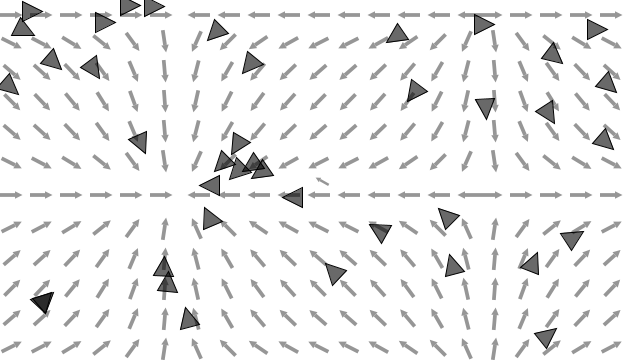
Frame 1 (no input)
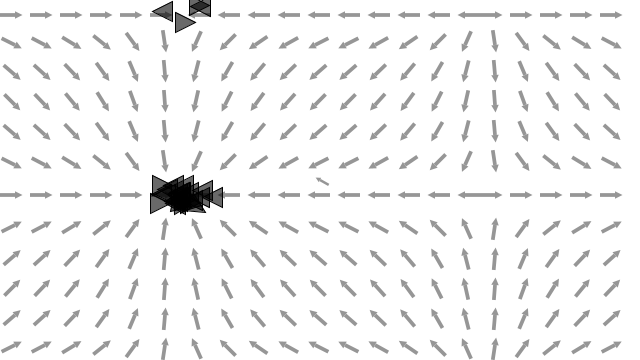
Frame 60 (the mouse pressed at the canvas centre just before this capture)
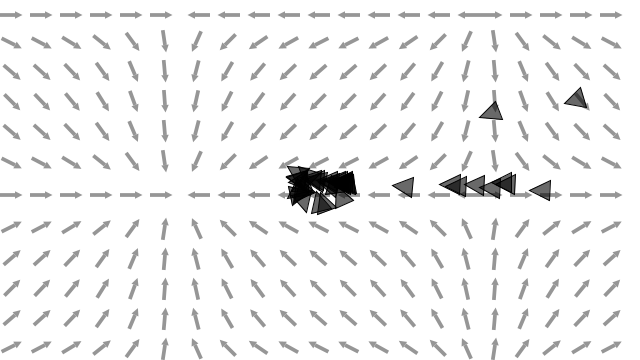
Frame 120 (the mouse held since frame 60 and released just before this capture)

The Processing sketch that drew these frames (run headless with seeded random() and noise(); from frame 60 on, the mouse is pressed at the canvas centre):

// Processing sketch: MultiFlowFieldFollowers
// ── MultiFlowFieldFollowers.pde




Vehicle car;
FlowField field;
ArrayList<Vehicle> cars;

void setup() {
   size(640, 360);
   cars = new ArrayList<Vehicle>();
   for(int i = 0; i<40; i++) 
     cars.add(new Vehicle(new PVector(random(width), random(height)), 2, 5, 1));
   car = new Vehicle(new PVector(width/2, height/2), 3, 5, 1);
   field = new FlowField(30, new PVectorGenerator() {
     
     float xoff = 0;
     float yoff = 0;
     int last_col = -1;
     public PVector get(int col, int row) {
       float theta_col = map(col, 0, int(width/30), 0,TWO_PI);
       float theta_row = map(row, 0, int(height/30), 0, TWO_PI);
       
       return new PVector(cos(theta_col), sin(theta_row));
     }
   });
}



void draw() {
  background(255);
  field.display();
  if(mousePressed) {
    for(Vehicle car : cars) {
    PVector mouse = new PVector(mouseX, mouseY);
    PVector toMouse = PVector.sub(mouse, car.location);
    toMouse.normalize();
    toMouse.mult(5);
    car.applyForce(toMouse); 
    }
  } else {
    car.follow(field);
    for(Vehicle car : cars) {
      car.follow(field);
    }
  }
  
 
  drawPVector(width/2, height/2, 20, new PVector( mouseX - width/2, mouseY - height/2));
  
  fill(0,0);
  rectMode(CORNERS);
  rect((float)30,(float)30,(float)width-30,(float) height-30); 
  
  //car.update();
  
  for(Vehicle car: cars) {
    car.update();
  }
}
// ── Classes.pde
class Vehicle {
  PVector location;
  PVector velocity;
  PVector acceleration;
  float mass;
  float maxspeed;
  float maxforce;

  void applyForce(PVector action) {
    PVector force = action.copy();
    force.limit(maxforce);
    force.div(mass);
    acceleration.add(force);
  }

  void step() {
    checkEdges();
    velocity.add(acceleration);

    velocity.limit(maxspeed);

    location.add(velocity);

    acceleration.mult(0);
  }

  void display() {
    float angle = velocity.heading();

    fill(0, 150);
    stroke(0);
    rectMode(CENTER);

    pushMatrix();

    translate(location.x, location.y);
    rotate(angle);

    triangle(mass*5, 0, -mass*5, mass*5, -mass*5, -mass*5);

    popMatrix();
  }

  void update() {
    step(); 
    display();
  }

  void follow(FlowField flow) {
   PVector desired = flow.lookup(location);
   desired.normalize();
   desired.mult(maxspeed);
    PVector steer = PVector.sub(desired, velocity);
    applyForce(steer);
  }
  
  void checkEdges() {
   if(location.x < 0) {
    PVector desired = new PVector(maxspeed, velocity.y);
    desired.limit(maxspeed);
    
    PVector steer = PVector.sub(desired, velocity);
    applyForce(steer);
   } else if(location.x > width) {
     
    PVector desired = new PVector(-maxspeed, velocity.y);
    desired.limit(maxspeed);
    
    PVector steer = PVector.sub(desired, velocity);
    applyForce(steer);
   }
   
   if(location.y < 0) {
     
    PVector desired = new PVector(velocity.x,maxspeed);
    desired.limit(maxspeed);
    
    PVector steer = PVector.sub(desired, velocity);
    applyForce(steer);
     
   } else if(location.y > height) {
    PVector desired = new PVector(velocity.x,-maxspeed);
    desired.limit(maxspeed);
    
    PVector steer = PVector.sub(desired, velocity);
    applyForce(steer);
      
   }
  }

  Vehicle(PVector location, float mass, float maxspeed, float maxforce) {
    this.location = location;
    this.velocity = new PVector();
    this.acceleration = new PVector();
    this.mass = mass;
    this.maxspeed = maxspeed;
    this.maxforce = maxforce;
  }
}


class FlowField {
  PVector[][] field;
  int cols;
  int rows;

  int resolution;

  FlowField(int resolution) {
    this.resolution = resolution;
    cols = width/resolution;
    rows = height/resolution;
    field = new PVector[cols][rows];
    for (int i = 0; i<cols; i++)
      for (int j = 0; j < rows; j++)
        field[i][j] = new PVector(1, 0);
  }
  
  FlowField(int resolution, PVectorGenerator gen) {
   this.resolution = resolution;
   cols = width/resolution;
   rows = height/resolution;
   field = new PVector[cols][rows];
   for(int i = 0; i<cols; i++) 
   for(int j = 0; j<rows; j++)
   field[i][j] = gen.get(i,j);
    
  }
  
  PVector lookup(PVector lookup) {
   int column = int(constrain(lookup.x/resolution, 0, cols-1));
   int row = int(constrain(lookup.y/resolution,0, rows-1));
   return field[column][row].get();
    
  }
  
  void display() {
    for(int i = 0; i<cols; i++) 
    for(int j = 0; j<rows; j++)
    drawPVector(i*resolution + resolution/2, j*resolution + resolution/2, resolution, field[i][j]);
  }
}

@FunctionalInterface
interface PVectorGenerator {
  PVector get(int col, int row);
}
// ── Utility.pde

void drawPVector(float x, float y, float side_length, PVector vector) {
    PVector inv = vector.copy();
    inv.mult(-1);
  float angle = inv.heading();
    fill(150);
    stroke(0,0);
    rectMode(CENTER);
    
    pushMatrix();
    translate(x,y);
    rotate(angle);
    
    triangle(-side_length/4, 0,
             0, side_length/8,
             0, -side_length/8);
     rectMode(CORNERS);
    rect((float)0,(float) -side_length/16,
          (float)side_length/2, (float)side_length/16);
    
    popMatrix();
}
